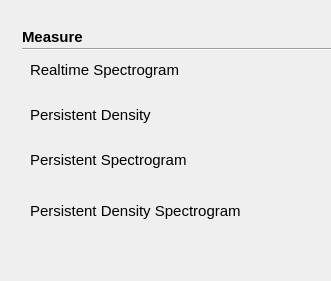
  <widget class="QWidget" name="rtsameawid" native="true">
   <property name="geometry">
    <rect>
     <x>300</x>
     <y>500</y>
     <width>331</width>
     <height>281</height>
    </rect>
   </property>
   <property name="styleSheet">
    <string notr="true">#plusmode[pltdismode=&quot;night&quot;] #rtsameawid
{	
background-color: rgba(0, 0, 0,1);
}
#plusmode[pltdismode=&quot;indoor&quot;] #rtsameawid
{	
background-color:rgba(255,255,255,1);
}

#plusmode[pltdismode=&quot;indoor&quot;] QPushButton:!checked
{
font: 11pt &quot;Arial&quot;;
font-weight:normal;
background-color: rgba(237, 212, 0,0);
color: rgb(105, 105, 105);
}
#plusmode[pltdismode=&quot;night&quot;] QPushButton:!checked
{
font: 11pt &quot;Arial&quot;;
font-weight:normal;
color: rgb(250,218,166);
background-color: rgb(24,23,20);
}
#plusmode[pltdismode=&quot;indoor&quot;] QPushButton:checked
{
font: 75 11pt &quot;Arial&quot;;
font-weight:bold;
background-color: rgb(255,181,0);
color: rgb(57, 57, 57);
}
#plusmode[pltdismode=&quot;night&quot;] QPushButton:checked
{
font: 75 11pt &quot;Arial&quot;;
font-weight:bold;
background-color: rgb(255, 156, 0);
color: rgb(0, 0, 0);
}

QPushButton{border-style:flat;text-align:left;}
QPushButton{padding-left:10px}
</string>
   </property>
   <widget class="QPushButton" name="pushButton_30">
    <property name="geometry">
     <rect>
      <x>20</x>
      <y>55</y>
      <width>300</width>
      <height>30</height>
     </rect>
    </property>
    <property name="font">
     <font>
      <family>Arial</family>
      <pointsize>11</pointsize>
      <weight>50</weight>
      <italic>false</italic>
      <bold>false</bold>
     </font>
    </property>
    <property name="text">
     <string>Realtime Spectrogram</string>
    </property>
    <property name="checkable">
     <bool>true</bool>
    </property>
    <property name="checked">
     <bool>true</bool>
    </property>
    <property name="autoExclusive">
     <bool>true</bool>
    </property>
   </widget>
   <widget class="QPushButton" name="pushButton_37">
    <property name="geometry">
     <rect>
      <x>20</x>
      <y>100</y>
      <width>300</width>
      <height>30</height>
     </rect>
    </property>
    <property name="font">
     <font>
      <family>Arial</family>
      <pointsize>11</pointsize>
      <weight>50</weight>
      <italic>false</italic>
      <bold>false</bold>
     </font>
    </property>
    <property name="text">
     <string>Persistent Density</string>
    </property>
    <property name="checkable">
     <bool>true</bool>
    </property>
    <property name="autoExclusive">
     <bool>true</bool>
    </property>
   </widget>
   <widget class="QLabel" name="label_5">
    <property name="geometry">
     <rect>
      <x>22</x>
      <y>28</y>
      <width>101</width>
      <height>17</height>
     </rect>
    </property>
    <property name="font">
     <font>
      <family>Arial</family>
      <pointsize>11</pointsize>
      <weight>75</weight>
      <bold>true</bold>
     </font>
    </property>
    <property name="styleSheet">
     <string notr="true">#plusmode[pltdismode=&quot;indoor&quot;] QLabel 
 {
color:rgba(9, 73, 108,1);
	background-color: white;
}
#plusmode[pltdismode=&quot;night&quot;] QLabel 
 {
color:rgba(7,97,116,1);
	background-color: black;
}</string>
    </property>
    <property name="text">
     <string>Measure</string>
    </property>
   </widget>
   <widget class="Line" name="line_7">
    <property name="geometry">
     <rect>
      <x>22</x>
      <y>48</y>
      <width>400</width>
      <height>2</height>
     </rect>
    </property>
    <property name="styleSheet">
     <string notr="true">#plusmode[pltdismode=&quot;indoor&quot;] #line_7
 {
background-color:rgba(6,62,97,1);	
}
#plusmode[pltdismode=&quot;night&quot;] #line_7
 {
background-color:rgba(7,97,116,1);
}</string>
    </property>
    <property name="orientation">
     <enum>Qt::Horizontal</enum>
    </property>
   </widget>
   <widget class="QPushButton" name="pushButton_38">
    <property name="geometry">
     <rect>
      <x>20</x>
      <y>145</y>
      <width>300</width>
      <height>30</height>
     </rect>
    </property>
    <property name="font">
     <font>
      <family>Arial</family>
      <pointsize>11</pointsize>
      <weight>50</weight>
      <italic>false</italic>
      <bold>false</bold>
     </font>
    </property>
    <property name="text">
     <string>Persistent Spectrogram</string>
    </property>
    <property name="checkable">
     <bool>true</bool>
    </property>
    <property name="autoExclusive">
     <bool>true</bool>
    </property>
   </widget>
   <widget class="QPushButton" name="pushButton_39">
    <property name="geometry">
     <rect>
      <x>20</x>
      <y>190</y>
      <width>300</width>
      <height>41</height>
     </rect>
    </property>
    <property name="font">
     <font>
      <family>Arial</family>
      <pointsize>11</pointsize>
      <weight>50</weight>
      <italic>false</italic>
      <bold>false</bold>
     </font>
    </property>
    <property name="text">
     <string>Persistent Density Spectrogram</string>
    </property>
    <property name="checkable">
     <bool>true</bool>
    </property>
    <property name="autoExclusive">
     <bool>true</bool>
    </property>
   </widget>
  </widget>
